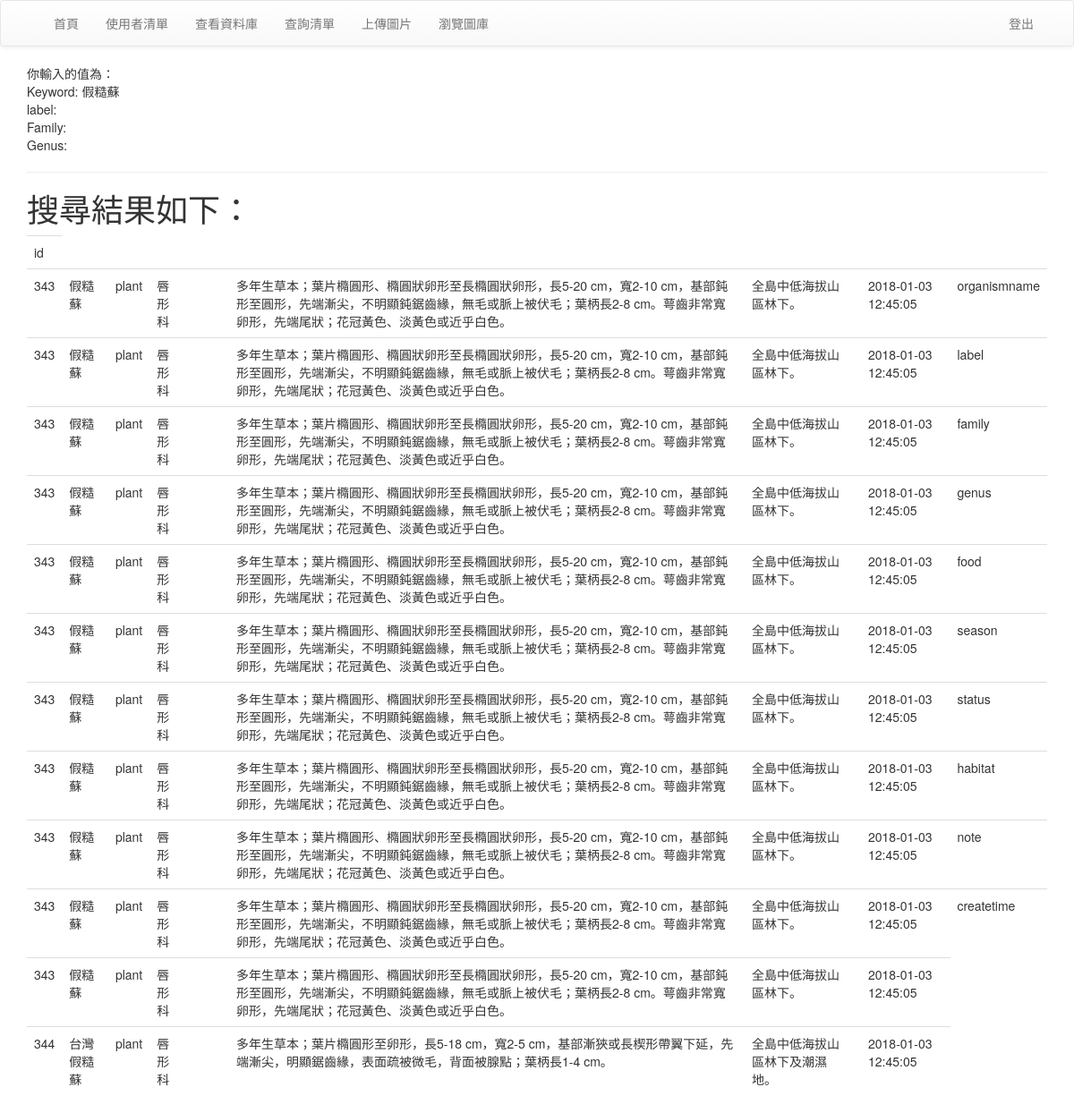
The page /Views/SearchResult.php?keyword=假糙蘇 (signed in) on the database its author committed.
### tables this page shows
CREATE TABLE `library` (
  `id` int(11) NOT NULL,
  `organismname` varchar(100) NOT NULL,
  `label` varchar(30) DEFAULT NULL,
  `family` varchar(30) DEFAULT NULL,
  `genus` varchar(30) DEFAULT NULL,
  `food` varchar(50) DEFAULT NULL,
  `season` varchar(20) DEFAULT NULL,
  `status` text,
  `habitat` text,
  `note` text,
  `createtime` datetime NOT NULL DEFAULT CURRENT_TIMESTAMP
);

### Modules/Function.php (called while the page is built, shortened)
<?php
    function searchEcology($Keyword = "%", $Label = "%", $Family = "%", $Genus = "%") {
        global $conn;
        if($Keyword != "%") {
            $Keyword = "%" . mysqli_real_escape_string($conn, $Keyword) . "%";
        }
        if($Label != "%") {
            $Label = "%" . mysqli_real_escape_string($conn, $Label) . "%";
        }
        if($Family != "%") {
            $Family = "%" . mysqli_real_escape_string($conn, $Family) . "%";
        }
        if($Genus != "%") {
            $Genus = "%" . mysqli_real_escape_string($conn, $Genus) . "%";
        }
        $sql = "SELECT * FROM `library` WHERE `label` LIKE '$Label' AND `family` LIKE '$Family' AND  (`genus` LIKE '$Genus' OR `genus` IS NULL) AND (`organismname` LIKE '$Keyword' OR `food` LIKE '$Keyword' OR `season` LIKE '$Keyword' OR `status` LIKE '$Keyword' OR `habitat` LIKE '$Keyword')";
        return mysqli_query($conn, $sql);
    }
?>

### Views/SearchResult.php (the view, shortened to what this page needs)
<?php
  include 'header.php';
  require("../Modules/Function.php");
?>
<div class = "container">
  <?php
  $keyword = $_REQUEST['keyword'];
  $label = $_REQUEST['label'];
  $family = $_REQUEST['family'];
  $genus = $_REQUEST['genus'];
  echo "你輸入的值為："."<br/>Keyword: ".$keyword."<br/>label: ".$label."<br/>Family:".$family."<br/>Genus:".$genus;
  echo "<br/><hr/><h1>搜尋結果如下：</h1>";
  echo '<table class="table"><tr>';
    $results=searchEcology($keyword,$label,$family,$genus);
    $count = 0;
    foreach ($results as $key => $section) {
      if($count == 0) {
        foreach ($section as $name => $val) {
          echo "<td>$name</td>";
          echo "</tr><tr>";
          foreach ($section as $name => $val) {
            echo "<td>$val</td>";
          }
          $count ++;
        }
      } else if ($count > 0) {
        echo "</tr><tr>";
        foreach ($section as $name => $val) {
          echo "<td>$val</td>";
        }
      }
      echo "</tr>";
  }
  echo '</table>'
  ?>
</div>
<?php
  include 'footer.php'
?>

### rows shown on the page
library: name "id", id "343", organismname "假糙蘇", label "plant", family "唇形科", status "多年生草本；葉片橢圓形、橢圓狀卵形至長橢圓狀卵形，長5-20 cm，寬2-10 cm，基部鈍形至圓形，先端漸尖，不明顯鈍鋸齒緣，無毛或脈上被伏毛；葉柄長2-8 cm。萼齒非常寬卵形，先端尾狀；花冠黃色、淡黃色或近乎白色。", habitat "全島中低海拔山區林下。", createtime "2018-01-03 12:45:05", name "organismname", name "label", name "family", name "genus", name "food", name "season", name "status", name "habitat", name "note", name "createtime"
library: id "344", organismname "台灣假糙蘇", label "plant", family "唇形科", status "多年生草本；葉片橢圓形至卵形，長5-18 cm，寬2-5 cm，基部漸狹或長楔形帶翼下延，先端漸尖，明顯鋸齒緣，表面疏被微毛，背面被腺點；葉柄長1-4 cm。", habitat "全島中低海拔山區林下及潮濕地。", createtime "2018-01-03 12:45:05"

### other values the page prints
$keyword "假糙蘇"
